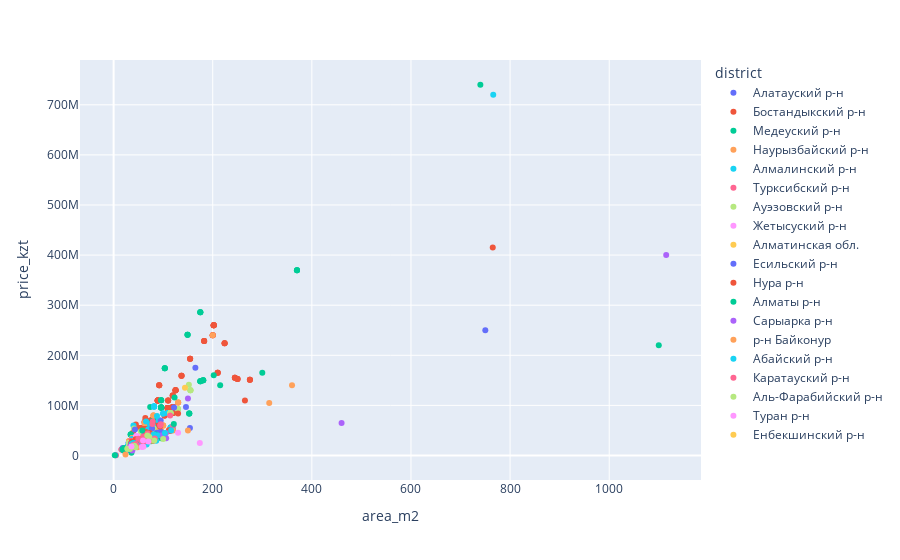

Notebook cell for this chart:
### Markdown cell above
#### Scatter plot

### Code cell
px.scatter(df, x = 'area_m2', y = 'price_kzt', color = 'district')

### Figure 1 — Plotly figure (JSON) as saved in the notebook; plotly's stock layout.template omitted (floating-point values rounded to 4 significant figures; data arrays with more than 128 entries replaced by an {"elided": "..."} marker saying what was removed)
{"data": [{"hovertemplate": "district=Алатауский р-н<br>area_m2=%{x}<br>price_kzt=%{y}<extra></extra>", "legendgroup": "Алатауский р-н", "marker": {"color": "#636efa", "symbol": "circle"}, "mode": "markers", "name": "Алатауский р-н", "orientation": "v", "showlegend": true, "type": "scatter", "x": [72, 41.3, 59, 30.63, 56, 67, 54, 72, 72, 41.3, 72, 59, 72, 59, 30.63, 56, 72, 59, 67, 72, 59, 54, 72, 59, 72, 72, 72, 72, 41.3, 59, 30.63, 56, 67, 54, null, 750], "xaxis": "x", "y": [36500000, 25000000, 27499999, 25882350, 29500000, 29500000, 38000000, 36500000, 36500000, 25000000, 36500000, 27499999, 36500000, 27499999, 25882350, 29500000, 36500000, 27499999, 29500000, 36500000, 27499999, 38000000, 36500000, 27499999, 36500000, 36500000, 36500000, 36500000, 25000000, 27499999, 25882350, 29500000, 29500000, 38000000, 20731500, 250000000], "yaxis": "y"}, {"hovertemplate": "district=Бостандыкский р-н<br>area_m2=%{x}<br>price_kzt=%{y}<extra></extra>", "legendgroup": "Бостандыкский р-н", "marker": {"color": "#EF553B", "symbol": "circle"}, "mode": "markers", "name": "Бостандыкский р-н", "orientation": "v", "showlegend": true, "type": "scatter", "x": {"elided": "138 float values"}, "xaxis": "x", "y": {"elided": "138 int values"}, "yaxis": "y"}, {"hovertemplate": "district=Медеуский р-н<br>area_m2=%{x}<br>price_kzt=%{y}<extra></extra>", "legendgroup": "Медеуский р-н", "marker": {"color": "#00cc96", "symbol": "circle"}, "mode": "markers", "name": "Медеуский р-н", "orientation": "v", "showlegend": true, "type": "scatter", "x": [152.6, 370, 96, 96, 103.3, 149.2, 78.54, 34.5, 180.8, 175, 52, 85, 49.1, 174.9, 152.6, 370, 96, 96, 96, 103.3, 149.2, 96, 78.54, 34.5, 180.8, 96, 175, 96, 52, 85, 49.1, 174.9, 96, 152.6, 370, 96, 96, 103.3, 149.2, 78.54, 34.5, 180.8, 175, 52, 85, 49.1, 174.9, 215, 73.8, 80.4, 740], "xaxis": "x", "y": [84000000, 370000000, 96000000, 110400000, 173940360, 240958000, 66759000, 42000000, 150000000, 148000000, 28500000, 75000000, 32406000, 285977850, 84000000, 370000000, 96000000, 96000000, 110400000, 173940360, 240958000, 96000000, 66759000, 42000000, 150000000, 96000000, 148000000, 96000000, 28500000, 75000000, 32406000, 285977850, 96000000, 84000000, 370000000, 96000000, 110400000, 173940360, 240958000, 66759000, 42000000, 150000000, 148000000, 28500000, 75000000, 32406000, 285977850, 140000000, 97000000, 72000000, 740000000], "yaxis": "y"}, {"hovertemplate": "district=Наурызбайский р-н<br>area_m2=%{x}<br>price_kzt=%{y}<extra></extra>", "legendgroup": "Наурызбайский р-н", "marker": {"color": "#FFA15A", "symbol": "circle"}, "mode": "markers", "name": "Наурызбайский р-н", "orientation": "v", "showlegend": true, "type": "scatter", "x": [47, 100, 31, 63, 60.6, 37.79, 31.08, 80.3, 96, 84, 130.3, 47, 100, 31, 63, 60.6, 31, 63, 37.79, 31.08, 31, 63, 80.3, 31, 63, 96, 84, 130.3, 31, 63, 47, 100, 31, 63, 60.6, 37.79, 31.08, 80.3, 96, 84, 130.3, 5, 200, 360], "xaxis": "x", "y": [26500000, 59900000, 19999999, 64999999, 38000000, 35038888, 28469280, 80000000, 48000000, 51000000, 105779240, 26500000, 59900000, 19999999, 64999999, 38000000, 19999999, 64999999, 35038888, 28469280, 19999999, 64999999, 80000000, 19999999, 64999999, 48000000, 51000000, 105779240, 19999999, 64999999, 26500000, 59900000, 19999999, 64999999, 38000000, 35038888, 28469280, 80000000, 48000000, 51000000, 105779240, 695000, 240000000, 140000000], "yaxis": "y"}, {"hovertemplate": "district=Алмалинский р-н<br>area_m2=%{x}<br>price_kzt=%{y}<extra></extra>", "legendgroup": "Алмалинский р-н", "marker": {"color": "#19d3f3", "symbol": "circle"}, "mode": "markers", "name": "Алмалинский р-н", "orientation": "v", "showlegend": true, "type": "scatter", "x": [75, 38, 72.1, 74, 67, 81.57, 81.57, 100, 29.04, 51.21, 64, 115, 110, 57, 66.5, 80, 91.3, 75, 38, 72.1, 74, 67, 81.57, 81.57, 100, 38, 29.04, 51.21, 38, 64, 115, 110, 57, 38, 66.5, 80, 91.3, 38, 75, 38, 72.1, 74, 67, 81.57, 81.57, 100, 29.04, 51.21, 64, 115, 110, 57, 66.5, 80, 91.3, 40, 65.5, 70, 766], "xaxis": "x", "y": [53000000, 32499999, 41000000, 62000000, 40500000, 97884000, 97884000, 84000000, 19456800, 32774400, 39999999, 56000000, 85000000, 42000000, 37500000, 57000000, 69900000, 53000000, 32499999, 41000000, 62000000, 40500000, 97884000, 97884000, 84000000, 32499999, 19456800, 32774400, 32499999, 39999999, 56000000, 85000000, 42000000, 32499999, 37500000, 57000000, 69900000, 32499999, 53000000, 32499999, 41000000, 62000000, 40500000, 97884000, 97884000, 84000000, 19456800, 32774400, 39999999, 56000000, 85000000, 42000000, 37500000, 57000000, 69900000, 60000000, 68000000, 52500000, 720000000], "yaxis": "y"}, {"hovertemplate": "district=Турксибский р-н<br>area_m2=%{x}<br>price_kzt=%{y}<extra></extra>", "legendgroup": "Турксибский р-н", "marker": {"color": "#FF6692", "symbol": "circle"}, "mode": "markers", "name": "Турксибский р-н", "orientation": "v", "showlegend": true, "type": "scatter", "x": [56.3, 34.5, 47.2, 103.9, 35.5, 50, 16, 56.3, 56.3, 34.5, 47.2, 103.9, 35.5, 56.3, 34.5, 47.2, 35.5, 50, 56.3, 34.5, 47.2, 56.3, 34.5, 47.2, 16, 56.3, 34.5, 47.2, 56.3, 34.5, 47.2, 103.9, 35.5, 50, 16, 120.1], "xaxis": "x", "y": [29800000, 17999999, 21999999, 44646900, 29047180, 25000000, 11900000, 29800000, 29800000, 17999999, 21999999, 44646900, 29047180, 29800000, 17999999, 21999999, 29047180, 25000000, 29800000, 17999999, 21999999, 29800000, 17999999, 21999999, 11900000, 29800000, 17999999, 21999999, 29800000, 17999999, 21999999, 44646900, 29047180, 25000000, 11900000, 58800000], "yaxis": "y"}, {"hovertemplate": "district=Ауэзовский р-н<br>area_m2=%{x}<br>price_kzt=%{y}<extra></extra>", "legendgroup": "Ауэзовский р-н", "marker": {"color": "#B6E880", "symbol": "circle"}, "mode": "markers", "name": "Ауэзовский р-н", "orientation": "v", "showlegend": true, "type": "scatter", "x": [155, 52, 52, 46, 80, 56, 21, 41.1, 130, 57.7, 31, 61.1, 114.7, 114.7, 155, 52, 52, 46, 80, 56, 52, 52, 46, 80, 21, 52, 52, 46, 80, 41.1, 130, 57.7, 31, 52, 52, 46, 80, 61.1, 52, 52, 46, 80, 114.7, 114.7, 155, 52, 46, 80, 56, 21, 41.1, 130, 57.7, 31, 61.1, 114.7, 55, 41], "xaxis": "x", "y": [130000000, 31999999, 33199999, 25799999, 54000000, 39500000, 14800000, 25500000, 93000000, 39000000, 25000000, 35000000, 85000000, 85000000, 130000000, 31999999, 33199999, 25799999, 54000000, 39500000, 31999999, 33199999, 25799999, 54000000, 14800000, 31999999, 33199999, 25799999, 54000000, 25500000, 93000000, 39000000, 25000000, 31999999, 33199999, 25799999, 54000000, 35000000, 31999999, 33199999, 25799999, 54000000, 85000000, 85000000, 130000000, 31999999, 25799999, 54000000, 39500000, 14800000, 25500000, 93000000, 39000000, 25000000, 35000000, 85000000, 48000000, 54000000], "yaxis": "y"}, {"hovertemplate": "district=Жетысуский р-н<br>area_m2=%{x}<br>price_kzt=%{y}<extra></extra>", "legendgroup": "Жетысуский р-н", "marker": {"color": "#FF97FF", "symbol": "circle"}, "mode": "markers", "name": "Жетысуский р-н", "orientation": "v", "showlegend": true, "type": "scatter", "x": [30, 42, 45.77, 47.6, 53.3, 30, 42, 45.77, 47.6, 30, 30, 53.3, 30, 30, 30, 42, 45.77, 47.6, 53.3, 174], "xaxis": "x", "y": [15000000, 30000000, 38401030, 37842000, 33000000, 15000000, 30000000, 38401030, 37842000, 15000000, 15000000, 33000000, 15000000, 15000000, 15000000, 30000000, 38401030, 37842000, 33000000, 25000000], "yaxis": "y"}, {"hovertemplate": "district=Алматинская обл.<br>area_m2=%{x}<br>price_kzt=%{y}<extra></extra>", "legendgroup": "Алматинская обл.", "marker": {"color": "#FECB52", "symbol": "circle"}, "mode": "markers", "name": "Алматинская обл.", "orientation": "v", "showlegend": true, "type": "scatter", "x": [58.28, 58.25, 64.2, 65.5, 65.5, 58.28, 64.2, 65.5], "xaxis": "x", "y": [20398000, 20387500, 26000000, 26000000, 26000000, 20398000, 26000000, 26000000], "yaxis": "y"}, {"hovertemplate": "district=Есильский р-н<br>area_m2=%{x}<br>price_kzt=%{y}<extra></extra>", "legendgroup": "Есильский р-н", "marker": {"color": "#636efa", "symbol": "circle"}, "mode": "markers", "name": "Есильский р-н", "orientation": "v", "showlegend": true, "type": "scatter", "x": [96, 42, 34, 58, 37, 78, 62.1, 31, 61.8, 85, 165, 146, 95, 99.06, 60, 37.5, 80, 120, 36.3, 95, 87, 77.7, 35, 44, 122, 18.4, 154, 43, 3.8], "xaxis": "x", "y": [45000000, 25900000, 18900000, 26500000, 24500000, 39450000, 41000000, 11000000, 37500000, 38000000, 175000000, 97000000, 48000000, 38336220, 35500000, 23500000, 32000000, 50652000, 21500000, 70000000, 45500000, 54000000, 24000000, 30000000, 96000000, 15000000, 55000000, 52000000, 700000], "yaxis": "y"}, {"hovertemplate": "district=Нура р-н<br>area_m2=%{x}<br>price_kzt=%{y}<extra></extra>", "legendgroup": "Нура р-н", "marker": {"color": "#EF553B", "symbol": "circle"}, "mode": "markers", "name": "Нура р-н", "orientation": "v", "showlegend": true, "type": "scatter", "x": [55, 93.7, 265, 65, 36, 40, 68.6, 42, 84, 78.9, 111.4, 130.1, 72.9, 60.1, 79.6, 84.55, 114.1, 92.8, 81.5, 72.63, 44.2, 44, 37, 48, 34.45, 62.9, 765], "xaxis": "x", "y": [33000000, 58000000, 110000000, 47000000, 25500000, 19000000, 35000000, 27000000, 41000000, 28950000, 50459670, 83635010, 45052200, 32634300, 38300000, 34750050, 48948900, 60784000, 38300000, 38639160, 32266000, 29300000, 27700000, 22000000, 19300000, 29800000, 415000000], "yaxis": "y"}, {"hovertemplate": "district=Алматы р-н<br>area_m2=%{x}<br>price_kzt=%{y}<extra></extra>", "legendgroup": "Алматы р-н", "marker": {"color": "#00cc96", "symbol": "circle"}, "mode": "markers", "name": "Алматы р-н", "orientation": "v", "showlegend": true, "type": "scatter", "x": [85.2, 67, 52, 43, 40, 40, 59, 40, 57.8, 37, 75.36, 300, 20, 79, 18, 39, 96, 202, 2.4, 21.2, 123, 36, 121.5, 1100], "xaxis": "x", "y": [42000000, 34000000, 24000000, 19000000, 19800000, 18000000, 22800000, 16700000, 50000000, 14615000, 28636800, 165000000, 10200000, 67000000, 12000000, 25000000, 34500000, 160000000, 500000, 15000000, 116000000, 5500000, 63000000, 220000000], "yaxis": "y"}, {"hovertemplate": "district=Сарыарка р-н<br>area_m2=%{x}<br>price_kzt=%{y}<extra></extra>", "legendgroup": "Сарыарка р-н", "marker": {"color": "#ab63fa", "symbol": "circle"}, "mode": "markers", "name": "Сарыарка р-н", "orientation": "v", "showlegend": true, "type": "scatter", "x": [35, 43, 105.5, 42, 106, 37.8, 71.7, 36, 38.32, 48, 96, 52.4, 1115, 150, 460], "xaxis": "x", "y": [19900000, 21000000, 45000000, 19500000, 34500000, 10017000, 35133000, 14500000, 14178400, 18500000, 40000000, 18990000, 400000000, 114000000, 65000000], "yaxis": "y"}, {"hovertemplate": "district=р-н Байконур<br>area_m2=%{x}<br>price_kzt=%{y}<extra></extra>", "legendgroup": "р-н Байконур", "marker": {"color": "#FFA15A", "symbol": "circle"}, "mode": "markers", "name": "р-н Байконур", "orientation": "v", "showlegend": true, "type": "scatter", "x": [150, 78, 48, 120, 314, 24], "xaxis": "x", "y": [49700000, 29500000, 16500000, 50000000, 105000000, 1900000], "yaxis": "y"}, {"hovertemplate": "district=Абайский р-н<br>area_m2=%{x}<br>price_kzt=%{y}<extra></extra>", "legendgroup": "Абайский р-н", "marker": {"color": "#19d3f3", "symbol": "circle"}, "mode": "markers", "name": "Абайский р-н", "orientation": "v", "showlegend": true, "type": "scatter", "x": [62.02, 57.74, 87.5, 84, 37, 103.5, 86, 88.15, 67, 80.75, 39.44, 66.57, 41, 116.2], "xaxis": "x", "y": [21707000, 27137800, 79000000, 37000000, 23500000, 45005100, 29500000, 40549000, 35000000, 41990000, 19325600, 21968100, 25000000, 50069270], "yaxis": "y"}, {"hovertemplate": "district=Каратауский р-н<br>area_m2=%{x}<br>price_kzt=%{y}<extra></extra>", "legendgroup": "Каратауский р-н", "marker": {"color": "#FF6692", "symbol": "circle"}, "mode": "markers", "name": "Каратауский р-н", "orientation": "v", "showlegend": true, "type": "scatter", "x": [42.4, 95.1, 65, 83, 78.2, 45, 39.42, 55.8, 79, 64, 60, 60, 50, 114, 68.5, 71, 94, 43], "xaxis": "x", "y": [17500000, 62500000, 36500000, 34000000, 63000000, 23000000, 21000000, 30000000, 68000000, 29000000, 26900000, 38000000, 33500000, 80000000, 44000000, 31620000, 60000000, 21000000], "yaxis": "y"}, {"hovertemplate": "district=Аль-Фарабийский р-н<br>area_m2=%{x}<br>price_kzt=%{y}<extra></extra>", "legendgroup": "Аль-Фарабийский р-н", "marker": {"color": "#B6E880", "symbol": "circle"}, "mode": "markers", "name": "Аль-Фарабийский р-н", "orientation": "v", "showlegend": true, "type": "scatter", "x": [39, 151.9, 44, 28, 42, 72, 33, 82, 100, 68, 28], "xaxis": "x", "y": [18000000, 141248400, 16500000, 13500000, 19500000, 37000000, 13200000, 30000000, 33000000, 40000000, 13500000], "yaxis": "y"}, {"hovertemplate": "district=Туран р-н<br>area_m2=%{x}<br>price_kzt=%{y}<extra></extra>", "legendgroup": "Туран р-н", "marker": {"color": "#FF97FF", "symbol": "circle"}, "mode": "markers", "name": "Туран р-н", "orientation": "v", "showlegend": true, "type": "scatter", "x": [70, 35.96, 60, 130, 59.43, 57], "xaxis": "x", "y": [28000000, 17944040, 17600000, 45500000, 30071580, 17000000], "yaxis": "y"}, {"hovertemplate": "district=Енбекшинский р-н<br>area_m2=%{x}<br>price_kzt=%{y}<extra></extra>", "legendgroup": "Енбекшинский р-н", "marker": {"color": "#FECB52", "symbol": "circle"}, "mode": "markers", "name": "Енбекшинский р-н", "orientation": "v", "showlegend": true, "type": "scatter", "x": [144], "xaxis": "x", "y": [135000000], "yaxis": "y"}], "layout": {"autosize": true, "legend": {"title": {"text": "district"}, "tracegroupgap": 0}, "margin": {"t": 60}, "xaxis": {"anchor": "y", "autorange": true, "domain": [0, 1], "range": [-65.8, 1183.0], "title": {"text": "area_m2"}, "type": "linear"}, "yaxis": {"anchor": "x", "autorange": true, "domain": [0, 1], "range": [-56760000.0, 797300000.0], "title": {"text": "price_kzt"}, "type": "linear"}}}
